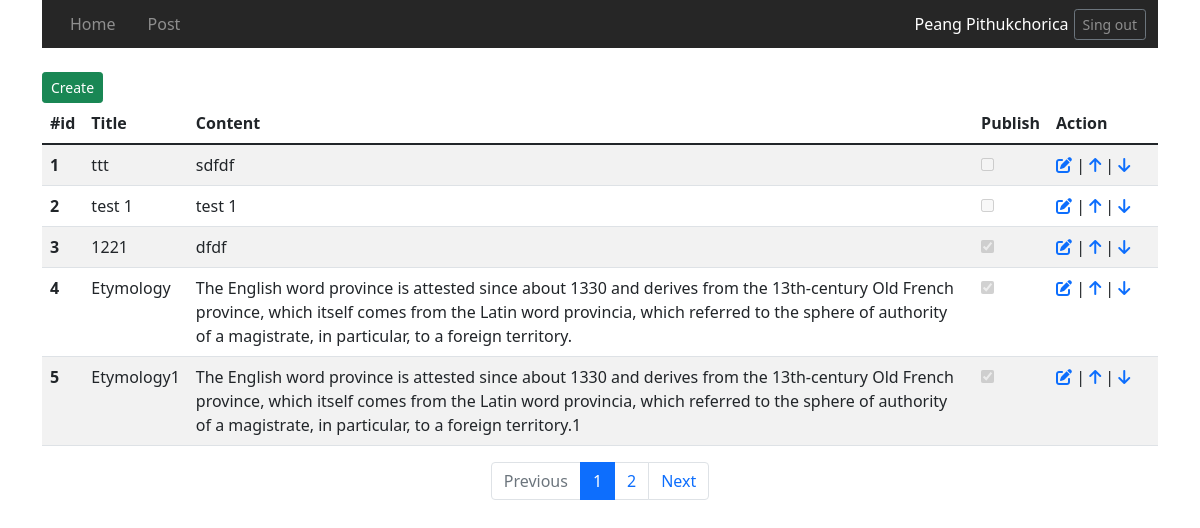
The page /posts.php (signed in) on the database its author committed.
### tables this page shows
CREATE TABLE `posts` (
  `post_id` int(11) NOT NULL AUTO_INCREMENT,
  `user_id` int(11) NOT NULL,
  `title` varchar(50) DEFAULT NULL,
  `content` text,
  `publish` tinyint(4) NOT NULL,
  `publish_date` date DEFAULT NULL,
  PRIMARY KEY (`post_id`)
);

### src/Models/Post.php (called while the page is built, shortened)
<?php
class Post
{
    public static function all($userid,$per_page,$offset =0) {
        $posts = [];
        $host=Database::HOST_NAME;
        $dbname=Database::DB_NAME;
        $dsn="mysql:host=$host;dbname=$dbname";
        $conn = new PDO($dsn, Database::USERNAME, Database::PASSWORD);
        $conn->setAttribute(PDO::ATTR_ERRMODE, PDO::ERRMODE_EXCEPTION);
        $post_data = $conn->prepare("Select * from posts WHERE user_id = '$userid' LIMIT ".$offset.", ".$per_page);
        $post_data->execute();
        foreach($post_data->fetchAll() as $row) {
            $posts[] = [
                'id' => $row['post_id'],
                'title' => $row['title'],
                'content' => $row['content'],
                'user_id' => $row['user_id'],
                'publish' => $row['publish'],
             ];
        }
        return $posts;
    }
    public static function getTotal($userid,$per_page){
        $posts = [];
        $host=Database::HOST_NAME;
        $dbname=Database::DB_NAME;
        $dsn="mysql:host=$host;dbname=$dbname";
        $conn = new PDO($dsn, Database::USERNAME, Database::PASSWORD);
        $conn->setAttribute(PDO::ATTR_ERRMODE, PDO::ERRMODE_EXCEPTION);
        $stmt = $conn->prepare("Select count(*) AS count_post from posts where user_id = :userid");
        $stmt->bindParam(':userid', $userid);
        $stmt->execute();
        $total_page = $stmt->fetchColumn();
        $pagination = ceil($total_page / $per_page);
        return $pagination;
    }
}

### posts.php (the view, shortened to what this page needs)
<?php
    if (isset($_GET['page'])) {
        $pageno = $_GET['page'];
    } else {
        $pageno = 1;
    }
    $per_page = 5;
    $offset = ($pageno - 1) * $per_page;
    $prev = $pageno - 1;
    $next = $pageno + 1;
    $userid = $_SESSION['userid'];
    $posts = Post::all($userid,$per_page,$offset);
    $total_pages = Post::getTotal($userid,$per_page);
?>
<!DOCTYPE html>
<html lang="en">
<head>
    <link href="https://cdn.jsdelivr.net/npm/bootstrap@5.1.3/dist/css/bootstrap.min.css" rel="stylesheet">
</head>
<body>
    <div class="container">
    <?php include('header.php'); ?>
    <a href="create.php" class="btn btn-sm btn-success">Create</a>
        <div class="row">
            <div class="col">
                <table class="table table-striped table-hover">
                    <thead>
                        <tr>
                            <th scope="col">#id</th>
                            <th scope="col">Title</th>
                            <th scope="col">Content</th>
                            <th scope="col">Publish</th>
                            <th scope="col">Action</th>
                        </tr>
                    </thead>
                    <tbody>
                        <?php foreach($posts as $post) { ?>
                        <tr>
                            <th scope="row"><?php echo $post['id'];?></th>
                            <td><?php echo $post['title']; ?></td>
                            <td><?php echo $post['content']; ?></td>
                            <td><input type="checkbox" disabled
                            <?php
                                if($post['publish'] == 1){
                                    echo 'checked';
                                }else{
                                    echo '';
                                }
                            ?>></td>
                            <td style="width: 110px">
                                <a href="edit.php?id=<?php echo $post['id'];?>" data-toggle="tooltip" title="Edit" ><i class="fas fa-edit"></i></a> |
                                <a href="publish.php?id=<?php echo $post['id'];?>" onClick="return confirm('Are you sure you want to publish this post?')" ata-toggle="tooltip" title="Publish" ><i class="fas fa-arrow-up"></i></a> |
                                <a href="unpublish.php?id=<?php echo $post['id'];?>" onClick="return confirm('Are you sure you want to unpublish this post?')" ata-toggle="tooltip" title="Unpublish" ><i class="fas fa-arrow-down"></i></a>
                            </td>
                        </tr>
                        <?php } ?>
                    </tbody>
                </table>
                <nav aria-label="Page navigation example mt-5">
                    <ul class="pagination justify-content-center">
                        <li class="page-item <?php if($pageno <= 1){ echo 'disabled'; } ?>">
                            <a class="page-link"
                                href="<?php if($pageno <= 1){ echo '#'; } else { echo "?page=" . $prev; } ?>">Previous</a>
                        </li>
                        <?php for($i = 1; $i <= $total_pages; $i++ ): ?>
                        <li class="page-item <?php if($pageno == $i) {echo 'active'; } ?>">
                            <a class="page-link" href="posts.php?page=<?= $i; ?>"> <?= $i; ?> </a>
                        </li>
                        <?php endfor; ?>
                        <li class="page-item <?php if($pageno >= $total_pages) { echo 'disabled'; } ?>">
                            <a class="page-link"
                                href="<?php if($pageno >= $total_pages){ echo '#'; } else {echo "?page=". $next; } ?>">Next</a>
                        </li>
                    </ul>
                </nav>
            </div>
        </div>
    </div>
</body>
</html>

### rows shown on the page
posts: id "1", title "ttt", content "sdfdf"
posts: post_id "2", title "test 1", content "test 1"
posts: post_id "3", title "1221", content "dfdf", publish "☑"
posts: post_id "4", title "Etymology", content "The English word province is attested since about 1330 and derives from the 13th-century Old French province, which itself comes from the Latin word provincia, which referred to the sphere of authority of a magistrate, in particular, to a foreign territory.", publish "☑"
posts: post_id "5", title "Etymology1", content "The English word province is attested since about 1330 and derives from the 13th-century Old French province, which itself comes from the Latin word provincia, which referred to the sphere of authority of a magistrate, in particular, to a foreign territory.1", publish "☑"

### other values the page prints
$_SESSION['USERNAME'] "Peang Pithukchorica"
